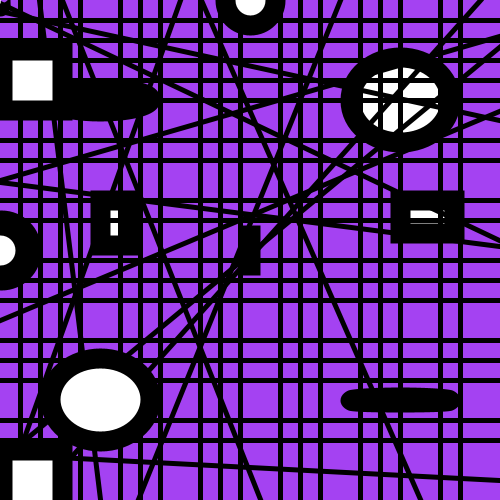
Frame 1 (no input)
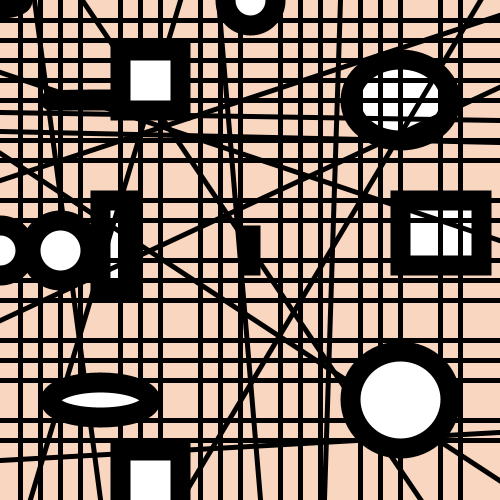
Frame 60 (the mouse pressed at the canvas centre just before this capture)
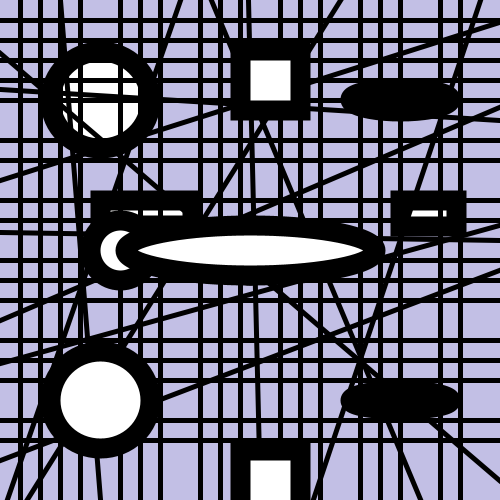
Frame 120 (the mouse held since frame 60 and released just before this capture)

The Processing sketch that drew these frames (run headless with seeded random() and noise(); from frame 60 on, the mouse is pressed at the canvas centre):

// Processing sketch: processing_130103
// ── processing_130103.pde

//Homework 2: Arthur Siebesian.  
//Animated Drawing with Variables
//January 28, 2014

float c = 0;
float d = 50;

float x = 0; //moving circle
float y = 250; //moving circle

float a = 0;
float b = 450;

void setup() {
  size(500,500);
  smooth();
  strokeWeight(20);
  frameRate(10);
  
}
 
void draw() {
  background(random(0,255),random(0,255),random(0,255));
  strokeWeight(20);
   x = x + 1; //speed of the circle moving
   a = a + 2;
   c = c + 2;
   fill(255,255,255);
  ellipse(100,100,100,random(100));
  ellipse(400,100,100,random(100));
  rect(100, 200,random(100), random(100));
  rect(400, 200,random(100), random(100));
  strokeWeight(5);
  strokeCap(PROJECT);  //Square stroke
  line(0,random(120),499,120);
  line(0,140,499,140);
  line(0,160,499,160);
  line(0,180,499,random(180));
  line(0,200,499,200);
  line(0,220,499,220);
  line(0,random(240),499,240);
  line(0,260,499,260);
  line(0,280,499,280);
  line(0,300,499,300);
  line(0,320,499,random(320));
  line(0,340,499,340);
  line(0,360,499,360);
  line(0,380,499,380);
  line(0,random(400),499,random(400));
  line(0,420,499,420);
  line(0,440,499,440);
  line(0,460,499,random(460));
  line(0,random(480),499,480);
  line(0,100,499,100);
  line(0,80,499,80);
  line(0,60,499,60);
  line(0,40,499,40);
  line(0,20,499,20);
  line(20,0,20,499);
  line(40,0,40,499);
  line(60,0,60,499);
  line(80,0,80,499);
  line(random(100),0,100,499);
  line(120,0,120,499);
  line(140,0,140,499);
  line(160,0,160,499);
  line(180,0,random(180),499);
  line(200,0,200,499);
  line(220,0,220,499);
  line(240,0,240,499);
  line(random(260),0,260,499);
  line(280,0,280,499);
  line(300,0,300,499);
  line(320,0,320,499);
  line(340,0,random(340),499);
  line(360,0,360,499);
  line(380,0,380,499);
  line(400,0,400,499);
  line(random(420),0,420,499);
  line(440,0,440,499);
  line(460,0,460,499);
  line(480,0,random(480),499);
 frameRate(7);
 strokeWeight(20);
 fill(255,255,255);
  ellipse(100,400,100,random(100));
  ellipse(400,400,100,random(100));
  ellipse(mouseX,mouseY,random(50),random(50));  //Circle that moves with mouse 
  ellipse(x,y, 60, 60); //moving ellipse
  rect(a,b,60,60);
  rect(c,d,60,60);
  drawEllipse();
}

void drawEllipse(){ //use mouse to see how all these move
 ellipse(mouseX, 250, 50,50); //moves up!
 ellipse(250, mouseY, 50, 50); //moves down
 ellipse(250,250,mouseX,50); //stretchy!
  
}
